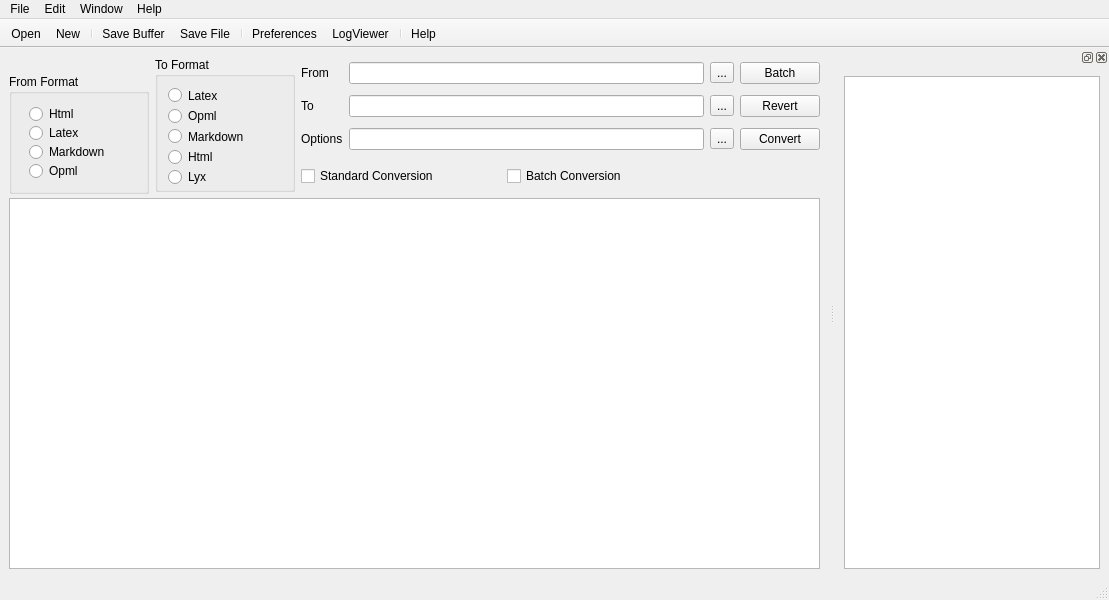
<?xml version="1.0" encoding="UTF-8"?>
<ui version="4.0">
 <class>notepad</class>
 <widget class="QMainWindow" name="notepad">
  <property name="geometry">
   <rect>
    <x>0</x>
    <y>0</y>
    <width>1109</width>
    <height>600</height>
   </rect>
  </property>
  <property name="minimumSize">
   <size>
    <width>850</width>
    <height>600</height>
   </size>
  </property>
  <property name="windowTitle">
   <string>PanConvert</string>
  </property>
  <widget class="QWidget" name="centralwidget">
   <property name="enabled">
    <bool>true</bool>
   </property>
   <property name="sizePolicy">
    <sizepolicy hsizetype="Expanding" vsizetype="Expanding">
     <horstretch>0</horstretch>
     <verstretch>0</verstretch>
    </sizepolicy>
   </property>
   <property name="minimumSize">
    <size>
     <width>710</width>
     <height>500</height>
    </size>
   </property>
   <property name="baseSize">
    <size>
     <width>710</width>
     <height>700</height>
    </size>
   </property>
   <property name="cursor">
    <cursorShape>WaitCursor</cursorShape>
   </property>
   <property name="mouseTracking">
    <bool>false</bool>
   </property>
   <layout class="QGridLayout" name="gridLayout_4">
    <item row="0" column="0" rowspan="2">
     <widget class="QGroupBox" name="BoxFromFormat">
      <property name="minimumSize">
       <size>
        <width>140</width>
        <height>120</height>
       </size>
      </property>
      <property name="maximumSize">
       <size>
        <width>140</width>
        <height>100</height>
       </size>
      </property>
      <property name="title">
       <string>From Format</string>
      </property>
      <widget class="QRadioButton" name="ButtonFromHtml">
       <property name="geometry">
        <rect>
         <x>20</x>
         <y>30</y>
         <width>56</width>
         <height>20</height>
        </rect>
       </property>
       <property name="text">
        <string>Html</string>
       </property>
      </widget>
      <widget class="QRadioButton" name="ButtonFromLatex">
       <property name="geometry">
        <rect>
         <x>20</x>
         <y>49</y>
         <width>60</width>
         <height>20</height>
        </rect>
       </property>
       <property name="text">
        <string>Latex</string>
       </property>
      </widget>
      <widget class="QRadioButton" name="ButtonFromMarkdown">
       <property name="geometry">
        <rect>
         <x>20</x>
         <y>68</y>
         <width>91</width>
         <height>20</height>
        </rect>
       </property>
       <property name="text">
        <string>Markdown</string>
       </property>
       <property name="checked">
        <bool>false</bool>
       </property>
      </widget>
      <widget class="QRadioButton" name="ButtonFromOpml">
       <property name="geometry">
        <rect>
         <x>20</x>
         <y>87</y>
         <width>60</width>
         <height>20</height>
        </rect>
       </property>
       <property name="text">
        <string>Opml</string>
       </property>
       <property name="checkable">
        <bool>true</bool>
       </property>
       <property name="checked">
        <bool>false</bool>
       </property>
      </widget>
     </widget>
    </item>
    <item row="0" column="1" rowspan="2">
     <widget class="QGroupBox" name="BoxToFormat">
      <property name="minimumSize">
       <size>
        <width>140</width>
        <height>135</height>
       </size>
      </property>
      <property name="maximumSize">
       <size>
        <width>140</width>
        <height>135</height>
       </size>
      </property>
      <property name="title">
       <string>To Format</string>
      </property>
      <widget class="QWidget" name="layoutWidget">
       <property name="geometry">
        <rect>
         <x>13</x>
         <y>31</y>
         <width>92</width>
         <height>96</height>
        </rect>
       </property>
       <layout class="QGridLayout" name="gridLayout">
        <item row="0" column="0">
         <widget class="QRadioButton" name="ButtonToLatex">
          <property name="text">
           <string>Latex</string>
          </property>
         </widget>
        </item>
        <item row="1" column="0">
         <widget class="QRadioButton" name="ButtonToOpml">
          <property name="text">
           <string>Opml</string>
          </property>
         </widget>
        </item>
        <item row="2" column="0">
         <widget class="QRadioButton" name="ButtonToMarkdown">
          <property name="text">
           <string>Markdown</string>
          </property>
          <property name="checkable">
           <bool>true</bool>
          </property>
          <property name="checked">
           <bool>false</bool>
          </property>
         </widget>
        </item>
        <item row="3" column="0">
         <widget class="QRadioButton" name="ButtonToHtml">
          <property name="text">
           <string>Html</string>
          </property>
          <property name="checked">
           <bool>false</bool>
          </property>
         </widget>
        </item>
        <item row="4" column="0">
         <widget class="QRadioButton" name="ButtonToLyx">
          <property name="text">
           <string>Lyx</string>
          </property>
         </widget>
        </item>
       </layout>
      </widget>
     </widget>
    </item>
    <item row="0" column="2">
     <layout class="QGridLayout" name="gridLayout_2">
      <item row="3" column="0">
       <widget class="QLabel" name="label">
        <property name="text">
         <string>Options</string>
        </property>
       </widget>
      </item>
      <item row="3" column="1">
       <widget class="QLineEdit" name="ExtraParameter">
        <property name="toolTip">
         <string extracomment="Input extra Parameter"/>
        </property>
        <property name="text">
         <string/>
        </property>
        <property name="clearButtonEnabled">
         <bool>true</bool>
        </property>
       </widget>
      </item>
      <item row="0" column="2">
       <widget class="QToolButton" name="ButtonFromFormat">
        <property name="text">
         <string>...</string>
        </property>
       </widget>
      </item>
      <item row="1" column="2">
       <widget class="QToolButton" name="ButtonToFormat">
        <property name="text">
         <string>...</string>
        </property>
       </widget>
      </item>
      <item row="3" column="2">
       <widget class="QToolButton" name="ButtonOptions">
        <property name="text">
         <string>...</string>
        </property>
       </widget>
      </item>
      <item row="0" column="1">
       <widget class="QLineEdit" name="FromParameter">
        <property name="inputMask">
         <string/>
        </property>
        <property name="text">
         <string/>
        </property>
        <property name="clearButtonEnabled">
         <bool>true</bool>
        </property>
       </widget>
      </item>
      <item row="0" column="0">
       <widget class="QLabel" name="labelFromBox">
        <property name="text">
         <string>From</string>
        </property>
       </widget>
      </item>
      <item row="1" column="1">
       <widget class="QLineEdit" name="ToParameter">
        <property name="text">
         <string/>
        </property>
        <property name="clearButtonEnabled">
         <bool>true</bool>
        </property>
       </widget>
      </item>
      <item row="1" column="0">
       <widget class="QLabel" name="labelToBox">
        <property name="text">
         <string>To</string>
        </property>
       </widget>
      </item>
     </layout>
    </item>
    <item row="0" column="3">
     <layout class="QVBoxLayout" name="verticalLayout_3">
      <item>
       <widget class="QPushButton" name="ButtonBatch">
        <property name="text">
         <string>Batch</string>
        </property>
       </widget>
      </item>
      <item>
       <widget class="QPushButton" name="ButtonRevert">
        <property name="text">
         <string>Revert</string>
        </property>
       </widget>
      </item>
      <item>
       <widget class="QPushButton" name="ButtonConvert">
        <property name="maximumSize">
         <size>
          <width>16777215</width>
          <height>16777215</height>
         </size>
        </property>
        <property name="text">
         <string>Convert</string>
        </property>
       </widget>
      </item>
     </layout>
    </item>
    <item row="1" column="2">
     <layout class="QHBoxLayout" name="horizontalLayout">
      <item>
       <widget class="QCheckBox" name="StandardConversion">
        <property name="maximumSize">
         <size>
          <width>200</width>
          <height>16777215</height>
         </size>
        </property>
        <property name="text">
         <string>Standard Conversion</string>
        </property>
        <property name="checked">
         <bool>false</bool>
        </property>
        <property name="autoRepeat">
         <bool>false</bool>
        </property>
       </widget>
      </item>
      <item>
       <widget class="QCheckBox" name="BatchConversion">
        <property name="text">
         <string>Batch Conversion</string>
        </property>
       </widget>
      </item>
     </layout>
    </item>
    <item row="2" column="0" colspan="4">
     <widget class="QPlainTextEdit" name="editor_window"/>
    </item>
   </layout>
  </widget>
  <widget class="QMenuBar" name="menubar">
   <property name="geometry">
    <rect>
     <x>0</x>
     <y>0</y>
     <width>1109</width>
     <height>22</height>
    </rect>
   </property>
   <property name="acceptDrops">
    <bool>false</bool>
   </property>
   <widget class="QMenu" name="menuFile">
    <property name="title">
     <string>File</string>
    </property>
    <addaction name="actionOpen"/>
    <addaction name="actionNew"/>
    <addaction name="separator"/>
    <addaction name="actionSave"/>
    <addaction name="actionSave_AS"/>
    <addaction name="separator"/>
   </widget>
   <widget class="QMenu" name="menuExtras">
    <property name="enabled">
     <bool>true</bool>
    </property>
    <property name="title">
     <string>Help</string>
    </property>
    <addaction name="actionHelp"/>
    <addaction name="actionAbout"/>
   </widget>
   <widget class="QMenu" name="menuEdit_2">
    <property name="title">
     <string>Edit</string>
    </property>
    <addaction name="actionPreferences"/>
    <addaction name="actionUndo"/>
    <addaction name="actionSearch"/>
   </widget>
   <widget class="QMenu" name="menuWindow">
    <property name="title">
     <string>Window</string>
    </property>
    <addaction name="actionLogViewer"/>
    <addaction name="separator"/>
    <addaction name="actionAbove"/>
    <addaction name="actionBelow"/>
    <addaction name="actionLeft"/>
    <addaction name="actionRight"/>
   </widget>
   <addaction name="menuFile"/>
   <addaction name="menuEdit_2"/>
   <addaction name="menuWindow"/>
   <addaction name="menuExtras"/>
  </widget>
  <widget class="QStatusBar" name="statusbar"/>
  <widget class="QToolBar" name="toolBar">
   <property name="windowTitle">
    <string>toolBar</string>
   </property>
   <property name="movable">
    <bool>false</bool>
   </property>
   <property name="iconSize">
    <size>
     <width>24</width>
     <height>24</height>
    </size>
   </property>
   <attribute name="toolBarArea">
    <enum>TopToolBarArea</enum>
   </attribute>
   <attribute name="toolBarBreak">
    <bool>false</bool>
   </attribute>
   <addaction name="actionOpen"/>
   <addaction name="actionNew"/>
   <addaction name="separator"/>
   <addaction name="actionSave"/>
   <addaction name="actionSave_AS"/>
   <addaction name="separator"/>
   <addaction name="actionPreferences"/>
   <addaction name="actionLogViewer"/>
   <addaction name="separator"/>
   <addaction name="actionHelp"/>
  </widget>
  <widget class="QDockWidget" name="dockLogWindow">
   <property name="minimumSize">
    <size>
     <width>102</width>
     <height>124</height>
    </size>
   </property>
   <property name="allowedAreas">
    <set>Qt::AllDockWidgetAreas</set>
   </property>
   <attribute name="dockWidgetArea">
    <number>2</number>
   </attribute>
   <widget class="QWidget" name="logWindow">
    <layout class="QGridLayout" name="gridLayout_3">
     <item row="0" column="0">
      <widget class="QPlainTextEdit" name="logBrowser"/>
     </item>
    </layout>
   </widget>
  </widget>
  <action name="actionSave">
   <property name="icon">
    <iconset resource="icons.qrc">
     <normaloff>:/icons/save</normaloff>:/icons/save</iconset>
   </property>
   <property name="text">
    <string>Save Buffer</string>
   </property>
  </action>
  <action name="actionOpen">
   <property name="icon">
    <iconset resource="icons.qrc">
     <normaloff>:/icons/open</normaloff>:/icons/open</iconset>
   </property>
   <property name="text">
    <string>Open</string>
   </property>
   <property name="shortcut">
    <string>Ctrl+O</string>
   </property>
   <property name="menuRole">
    <enum>QAction::TextHeuristicRole</enum>
   </property>
   <property name="iconVisibleInMenu">
    <bool>true</bool>
   </property>
  </action>
  <action name="actionSave_AS">
   <property name="icon">
    <iconset resource="icons.qrc">
     <normaloff>:/icons/save_as</normaloff>:/icons/save_as</iconset>
   </property>
   <property name="text">
    <string>Save File</string>
   </property>
   <property name="shortcut">
    <string>Ctrl+S</string>
   </property>
  </action>
  <action name="actionNew">
   <property name="icon">
    <iconset resource="icons.qrc">
     <normaloff>:/icons/new</normaloff>:/icons/new</iconset>
   </property>
   <property name="text">
    <string>New</string>
   </property>
   <property name="toolTip">
    <string>New</string>
   </property>
  </action>
  <action name="actionMarkdown2Latex">
   <property name="text">
    <string>Markdown2Latex</string>
   </property>
  </action>
  <action name="actionOpml2latex">
   <property name="text">
    <string>opml2latex</string>
   </property>
   <property name="toolTip">
    <string>Opml2Latex</string>
   </property>
  </action>
  <action name="actionOpml2Markdown">
   <property name="text">
    <string>Opml2Markdown</string>
   </property>
   <property name="toolTip">
    <string>Opml2Markdown(Pandoc)</string>
   </property>
  </action>
  <action name="actionMarkdown2opml">
   <property name="text">
    <string>Markdown2opml</string>
   </property>
  </action>
  <action name="actionPreferences">
   <property name="icon">
    <iconset resource="icons.qrc">
     <normaloff>:/icons/freferences</normaloff>
     <normalon>:/icons/freferences</normalon>:/icons/freferences</iconset>
   </property>
   <property name="text">
    <string>Preferences</string>
   </property>
  </action>
  <action name="actionLatex2Opml">
   <property name="text">
    <string>Latex2Opml</string>
   </property>
  </action>
  <action name="actionLatex2Markdown">
   <property name="text">
    <string>Latex2Markdown</string>
   </property>
  </action>
  <action name="actionHtml2Markdown">
   <property name="text">
    <string>Html2Markdown</string>
   </property>
  </action>
  <action name="actionHtml2Latex">
   <property name="text">
    <string>Html2Latex</string>
   </property>
  </action>
  <action name="actionHtml2opml">
   <property name="text">
    <string>html2opml</string>
   </property>
  </action>
  <action name="actionOpml2html">
   <property name="text">
    <string>opml2html</string>
   </property>
  </action>
  <action name="actionMarkdown2html">
   <property name="text">
    <string>markdown2html</string>
   </property>
  </action>
  <action name="actionLatex2html">
   <property name="text">
    <string>latex2html</string>
   </property>
  </action>
  <action name="actionHelp">
   <property name="icon">
    <iconset resource="icons.qrc">
     <normaloff>:/icons/help.png</normaloff>
     <normalon>:/icons/help.png</normalon>:/icons/help.png</iconset>
   </property>
   <property name="text">
    <string>Help</string>
   </property>
  </action>
  <action name="actionMarkdown2Lyx">
   <property name="text">
    <string>Markdown2Lyx</string>
   </property>
  </action>
  <action name="actionUndo">
   <property name="text">
    <string>Undo</string>
   </property>
  </action>
  <action name="actionAbout">
   <property name="text">
    <string>About</string>
   </property>
  </action>
  <action name="actionSearch">
   <property name="text">
    <string>Search</string>
   </property>
  </action>
  <action name="actionLogViewer">
   <property name="icon">
    <iconset resource="icons.qrc">
     <normaloff>:/icons/opml</normaloff>:/icons/opml</iconset>
   </property>
   <property name="text">
    <string>LogViewer</string>
   </property>
  </action>
  <action name="actionAbove">
   <property name="text">
    <string>Position Above</string>
   </property>
  </action>
  <action name="actionBelow">
   <property name="text">
    <string>Position Below</string>
   </property>
  </action>
  <action name="actionLeft">
   <property name="text">
    <string>Position Left</string>
   </property>
  </action>
  <action name="actionRight">
   <property name="text">
    <string>Position Right</string>
   </property>
  </action>
 </widget>
 <resources>
  <include location="icons.qrc"/>
 </resources>
 <connections/>
</ui>
